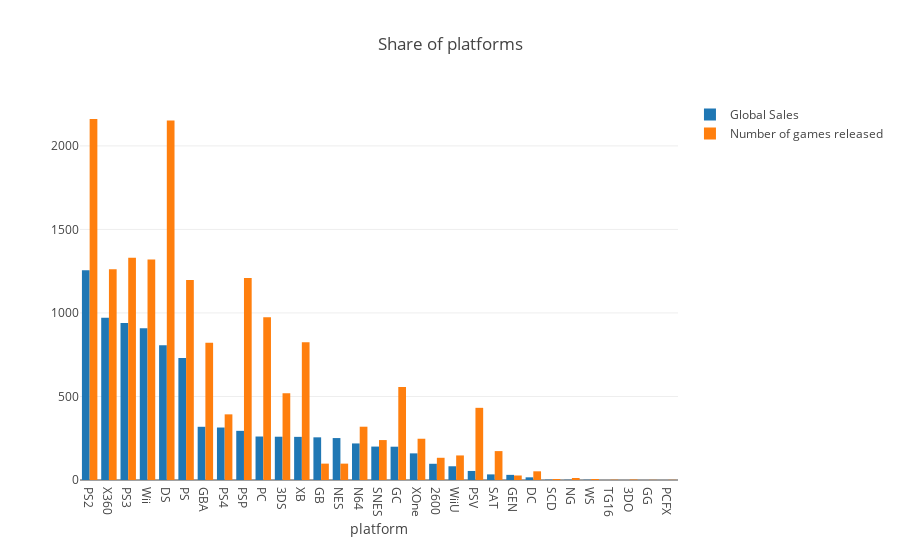

The code cell stored with this chart in its notebook:
### Code cell
fig = go.Figure(data=data, layout=layout)
iplot(fig, show_link=False)

### Figure 1 — Plotly figure (JSON) as saved in the notebook; plotly's stock layout.template omitted (floating-point values rounded to 4 significant figures)
{"data": [{"name": "Global Sales", "type": "bar", "uid": "da3ad45d-6800-4de5-8a8e-4a21defdc0f0", "x": ["PS2", "X360", "PS3", "Wii", "DS", "PS", "GBA", "PS4", "PSP", "PC", "3DS", "XB", "GB", "NES", "N64", "SNES", "GC", "XOne", "2600", "WiiU", "PSV", "SAT", "GEN", "DC", "SCD", "NG", "WS", "TG16", "3DO", "GG", "PCFX"], "y": [1256.0, 971.6, 939.4, 908.1, 807.1, 730.7, 318.5, 314.2, 294.3, 260.3, 259.1, 258.3, 255.4, 251.1, 218.9, 200.1, 199.4, 159.4, 97.08, 82.16, 54.12, 33.59, 30.78, 15.97, 1.87, 1.44, 1.42, 0.16, 0.1, 0.04, 0.03]}, {"name": "Number of games released", "type": "bar", "uid": "40859346-4db0-4f06-b9d3-7e2549820b93", "x": ["PS2", "X360", "PS3", "Wii", "DS", "PS", "GBA", "PS4", "PSP", "PC", "3DS", "XB", "GB", "NES", "N64", "SNES", "GC", "XOne", "2600", "WiiU", "PSV", "SAT", "GEN", "DC", "SCD", "NG", "WS", "TG16", "3DO", "GG", "PCFX"], "y": [2161, 1262, 1331, 1320, 2152, 1197, 822, 393, 1209, 974, 520, 824, 98, 98, 319, 239, 556, 247, 133, 147, 432, 173, 27, 52, 6, 12, 6, 2, 3, 1, 1]}], "layout": {"title": {"text": "Share of platforms"}, "xaxis": {"title": {"text": "platform"}}}}
